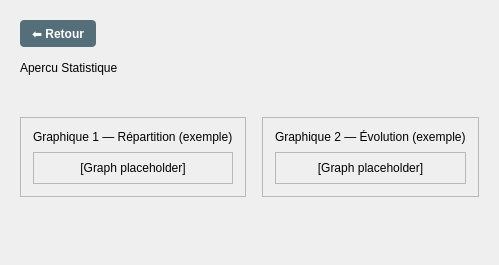
                       <widget class="QWidget" name="prod_statistiques">
                        <layout class="QVBoxLayout" name="prod_statsPopupLayout">
                         <property name="spacing">
                          <number>14</number>
                         </property>
                         <property name="leftMargin">
                          <number>20</number>
                         </property>
                         <property name="topMargin">
                          <number>20</number>
                         </property>
                         <property name="rightMargin">
                          <number>20</number>
                         </property>
                         <property name="bottomMargin">
                          <number>20</number>
                         </property>
                         <item>
                          <layout class="QHBoxLayout" name="prod_statsHeaderLayout">
                           <item>
                            <widget class="QPushButton" name="prod_btnReturnStats">
                             <property name="cursor">
                              <cursorShape>PointingHandCursor</cursorShape>
                             </property>
                             <property name="styleSheet">
                              <string>
                      background-color: #546e7a; color: white; padding: 6px 12px; border-radius: 4px; font-weight: bold;
                     </string>
                             </property>
                             <property name="text">
                              <string>⬅️ Retour</string>
                             </property>
                            </widget>
                           </item>
                           <item>
                            <spacer name="prod_horizontalSpacer_Stats">
                             <property name="orientation">
                              <enum>Qt::Orientation::Horizontal</enum>
                             </property>
                             <property name="sizeHint" stdset="0">
                              <size>
                               <width>40</width>
                               <height>20</height>
                              </size>
                             </property>
                            </spacer>
                           </item>
                          </layout>
                         </item>
                         <item>
                          <widget class="QLabel" name="prod_lblStatsHeader">
                           <property name="text">
                            <string>Apercu Statistique</string>
                           </property>
                          </widget>
                         </item>
                         <item>
                         <widget class="QLabel" name="prod_lblStatsSub">
                          <property name="visible">
                           <bool>false</bool>
                          </property>
                          <property name="text">
                           <string/>
                          </property>
                         </widget>
                        </item>
                         <item>
                          <layout class="QHBoxLayout" name="prod_graphsLayout">
                           <property name="spacing">
                            <number>16</number>
                           </property>
                           <property name="leftMargin">
                            <number>0</number>
                           </property>
                           <property name="topMargin">
                            <number>0</number>
                           </property>
                           <property name="rightMargin">
                            <number>0</number>
                           </property>
                           <property name="bottomMargin">
                            <number>0</number>
                           </property>
                           <item>
                            <widget class="QFrame" name="prod_graphFrame1">
                             <property name="frameShape">
                              <enum>QFrame::Shape::StyledPanel</enum>
                             </property>
                             <property name="frameShadow">
                              <enum>QFrame::Shadow::Raised</enum>
                             </property>
                             <property name="class" stdset="0">
                              <string>statCard</string>
                             </property>
                             <layout class="QVBoxLayout" name="prod_graphFrame1Layout">
                              <property name="spacing">
                               <number>8</number>
                              </property>
                              <property name="leftMargin">
                               <number>12</number>
                              </property>
                              <property name="topMargin">
                               <number>12</number>
                              </property>
                              <property name="rightMargin">
                               <number>12</number>
                              </property>
                              <property name="bottomMargin">
                               <number>12</number>
                              </property>
                              <item>
                               <widget class="QLabel" name="prod_graphFrame1Title">
                                <property name="text">
                                 <string>Graphique 1 — Répartition (exemple)</string>
                                </property>
                               </widget>
                              </item>
                              <item>
                               <widget class="QFrame" name="prod_graphFrame1Plot">
                                <property name="minimumSize">
                                 <size>
                                  <width>0</width>
                                  <height>0</height>
                                 </size>
                                </property>
                                <property name="frameShape">
                                 <enum>QFrame::Shape::StyledPanel</enum>
                                </property>
                                <property name="frameShadow">
                                 <enum>QFrame::Shadow::Sunken</enum>
                                </property>
                                <layout class="QVBoxLayout" name="prod_graphFrame1PlotLayout">
                                 <property name="leftMargin">
                                  <number>8</number>
                                 </property>
                                 <property name="topMargin">
                                  <number>8</number>
                                 </property>
                                 <property name="rightMargin">
                                  <number>8</number>
                                 </property>
                                 <property name="bottomMargin">
                                  <number>8</number>
                                 </property>
                                 <item>
                                  <widget class="QLabel" name="prod_graphFrame1Hint">
                                   <property name="text">
                                    <string>[Graph placeholder]</string>
                                   </property>
                                   <property name="alignment">
                                    <set>Qt::AlignmentFlag::AlignCenter</set>
                                   </property>
                                  </widget>
                                 </item>
                                </layout>
                               </widget>
                              </item>
                             </layout>
                            </widget>
                           </item>
                           <item>
                            <widget class="QFrame" name="prod_graphFrame2">
                             <property name="frameShape">
                              <enum>QFrame::Shape::StyledPanel</enum>
                             </property>
                             <property name="frameShadow">
                              <enum>QFrame::Shadow::Raised</enum>
                             </property>
                             <property name="class" stdset="0">
                              <string>statCard</string>
                             </property>
                             <layout class="QVBoxLayout" name="prod_graphFrame2Layout">
                              <property name="spacing">
                               <number>8</number>
                              </property>
                              <property name="leftMargin">
                               <number>12</number>
                              </property>
                              <property name="topMargin">
                               <number>12</number>
                              </property>
                              <property name="rightMargin">
                               <number>12</number>
                              </property>
                              <property name="bottomMargin">
                               <number>12</number>
                              </property>
                              <item>
                               <widget class="QLabel" name="prod_graphFrame2Title">
                                <property name="text">
                                 <string>Graphique 2 — Évolution (exemple)</string>
                                </property>
                               </widget>
                              </item>
                              <item>
                               <widget class="QFrame" name="prod_graphFrame2Plot">
                                <property name="minimumSize">
                                 <size>
                                  <width>0</width>
                                  <height>0</height>
                                 </size>
                                </property>
                                <property name="frameShape">
                                 <enum>QFrame::Shape::StyledPanel</enum>
                                </property>
                                <property name="frameShadow">
                                 <enum>QFrame::Shadow::Sunken</enum>
                                </property>
                                <layout class="QVBoxLayout" name="prod_graphFrame2PlotLayout">
                                 <property name="leftMargin">
                                  <number>8</number>
                                 </property>
                                 <property name="topMargin">
                                  <number>8</number>
                                 </property>
                                 <property name="rightMargin">
                                  <number>8</number>
                                 </property>
                                 <property name="bottomMargin">
                                  <number>8</number>
                                 </property>
                                 <item>
                                  <widget class="QLabel" name="prod_graphFrame2Hint">
                                   <property name="text">
                                    <string>[Graph placeholder]</string>
                                   </property>
                                   <property name="alignment">
                                    <set>Qt::AlignmentFlag::AlignCenter</set>
                                   </property>
                                  </widget>
                                 </item>
                                </layout>
                               </widget>
                              </item>
                             </layout>
                            </widget>
                           </item>
                          </layout>
                         </item>
                         <item>
                         <widget class="QLabel" name="prod_lblStatsNote">
                          <property name="visible">
                           <bool>false</bool>
                          </property>
                          <property name="text">
                           <string/>
                          </property>
                         </widget>
                        </item>
                         <item>
                          <spacer>
                           <property name="orientation">
                            <enum>Qt::Orientation::Vertical</enum>
                           </property>
                           <property name="sizeHint" stdset="0">
                            <size>
                             <width>20</width>
                             <height>20</height>
                            </size>
                           </property>
                          </spacer>
                         </item>
                        </layout>
                       </widget>
